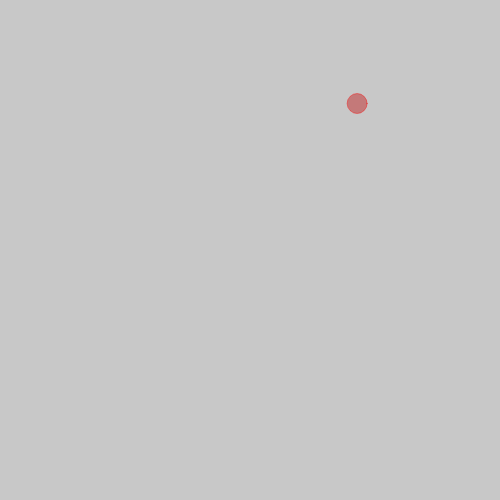
Frame 1 (no input)
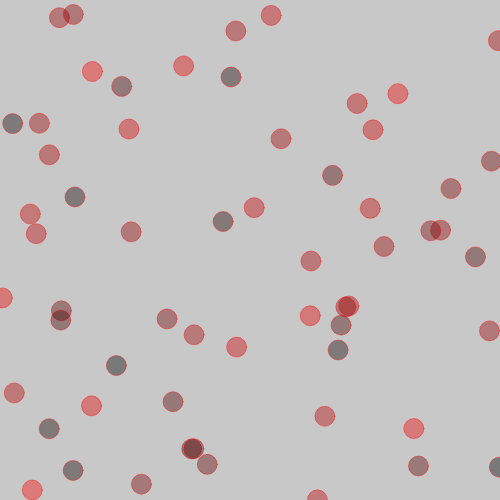
Frame 60 (no input)
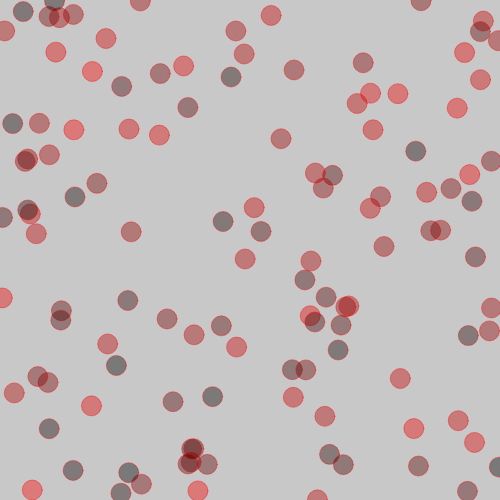
Frame 120 (the mouse pressed at the canvas centre since frame 60)

The p5.js sketch that drew these frames (run headless with seeded random() and noise() and a simulated clock; from frame 60 on, the mouse is pressed at the canvas centre):

// p5.js sketch
// ── sketch.js
var myRandomNumX;
var myRandomNumY;
var myRandomR;

function setup() {
  createCanvas(500,500);
  background(200);
}

function draw() {
  myRandomNumX = random(width);
  myRandomNumY = random(height);
  myRandomR = random(255);
  noStroke();
  stroke(255, 0, 0, 100);
  // fourth parameter is alpha
  fill(myRandomR, 0 , 0, 100);
  ellipse(myRandomNumX, myRandomNumY, 20, 20);



}
